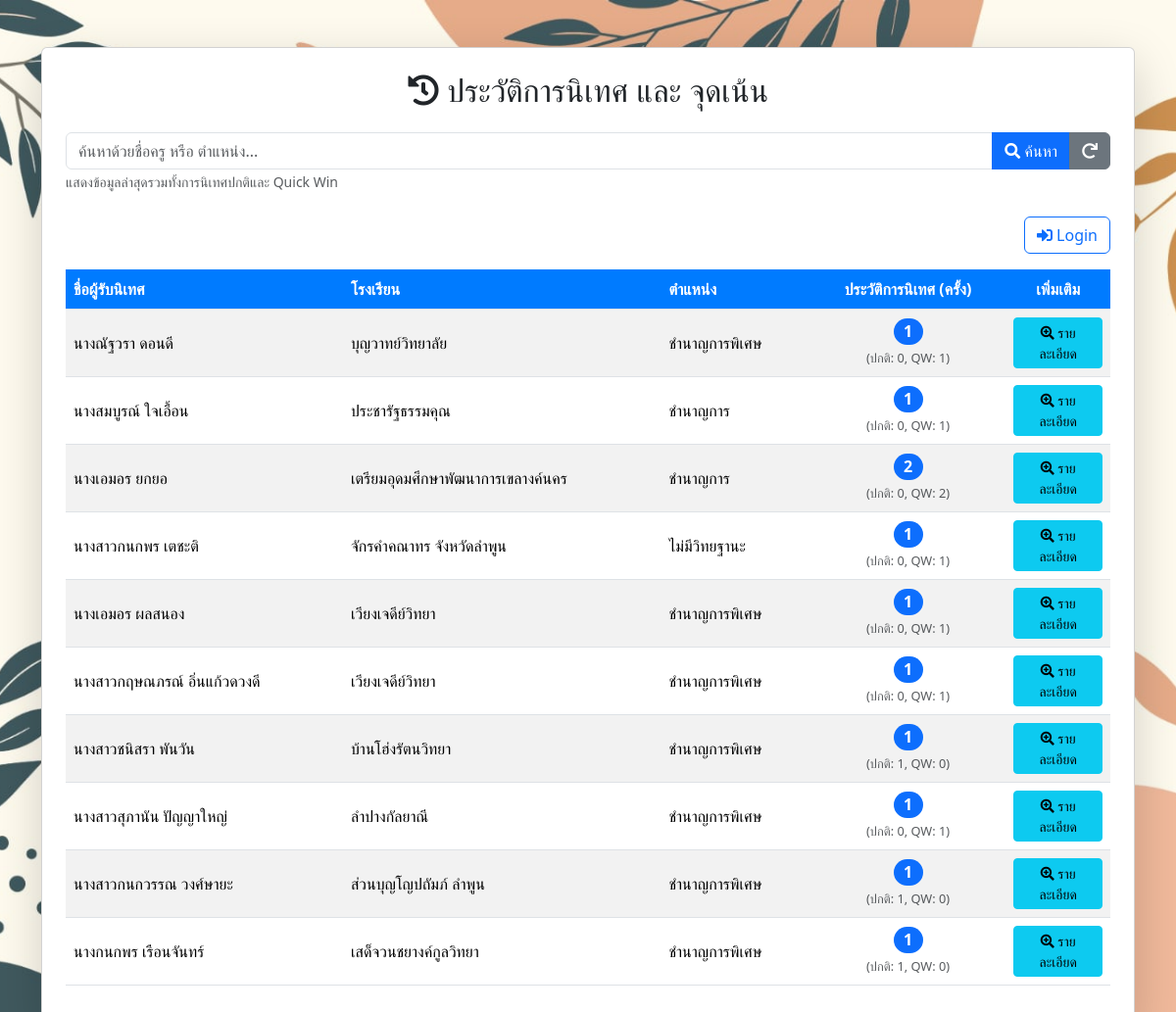
The page /history.php on the database its author committed.
### tables this page shows
CREATE TABLE `teacher` (
  `t_pid` varchar(13) NOT NULL,
  `school_id` int DEFAULT NULL,
  `prefix_id` varchar(3) DEFAULT NULL,
  `PrefixName` varchar(100) DEFAULT NULL,
  `fname` varchar(100) DEFAULT NULL,
  `lname` varchar(100) DEFAULT NULL,
  `adm_rank_id` int DEFAULT NULL,
  `adm_name` varchar(100) DEFAULT NULL,
  `learning_group_id` int DEFAULT NULL,
  `learning_group` varchar(255) DEFAULT NULL,
  `major_subject` varchar(255) DEFAULT NULL
);

CREATE TABLE `school` (
  `school_id` int DEFAULT NULL,
  `SchoolName` varchar(255) DEFAULT NULL,
  `SchoolGroup` int DEFAULT NULL
);

### history.php (the view, shortened to what this page needs)
<?php
require_once 'config/db_connect.php';
$search_name = isset($_GET['search_name']) ? trim($_GET['search_name']) : '';
$results = [];
$sql = "SELECT
            t.t_pid AS teacher_t_pid,
            CONCAT(IFNULL(t.PrefixName,''), t.fname, ' ', t.lname) AS teacher_full_name,
            t.adm_name AS teacher_position,
            s_school.SchoolName AS t_school,
            -- นับจำนวนการนิเทศปกติ
            (SELECT COUNT(*) FROM supervision_sessions WHERE teacher_t_pid = t.t_pid) AS count_normal,
            -- นับจำนวน Quick Win
            (SELECT COUNT(*) FROM quick_win WHERE t_id = t.t_pid) AS count_quickwin,
            -- หาวันที่ล่าสุด (เปรียบเทียบระหว่าง ปกติ กับ Quick Win)
            GREATEST(
                IFNULL((SELECT MAX(supervision_date) FROM supervision_sessions WHERE teacher_t_pid = t.t_pid), '0000-00-00'),
                IFNULL((SELECT MAX(supervision_date) FROM quick_win WHERE t_id = t.t_pid), '0000-00-00')
            ) AS latest_date
        FROM teacher t
        LEFT JOIN school s_school ON t.school_id = s_school.school_id
        WHERE
            -- เงื่อนไข: ต้องมีประวัติอย่างใดอย่างหนึ่ง
            (
                t.t_pid IN (SELECT teacher_t_pid FROM supervision_sessions)
                OR
                t.t_pid IN (SELECT t_id FROM quick_win)
            )
        ";
$sql .= " ORDER BY latest_date DESC";
if (empty($search_name)) {
    $sql .= " LIMIT 10";
}
$stmt = $conn->prepare($sql);
$stmt->execute();
$result = $stmt->get_result();
if ($result->num_rows > 0) {
    while ($row = $result->fetch_assoc()) {
        $results[] = $row;
    }
}
?>
<!DOCTYPE html>
<html lang="th">
<head>
    <link href="https://cdn.jsdelivr.net/npm/bootstrap@5.3.3/dist/css/bootstrap.min.css" rel="stylesheet">
    <link rel="stylesheet" href="https://cdnjs.cloudflare.com/ajax/libs/font-awesome/5.15.4/css/all.min.css">
    <link rel="stylesheet" href="css/styles.css">
</head>
<body>
    <div class="container mt-5">
        <div class="card shadow-lg p-4">
            <h2 class="card-title text-center mb-4">
                <i class="fas fa-history"></i> ประวัติการนิเทศ และ จุดเน้น
            </h2>
            <form method="GET" action="history.php" class="mb-4">
                <div class="input-group">
                    <input type="text" class="form-control" placeholder="ค้นหาด้วยชื่อครู หรือ ตำแหน่ง..." name="search_name" value="<?php echo htmlspecialchars($search_name); ?>">
                    <button class="btn btn-primary" type="submit"><i class="fas fa-search"></i> ค้นหา</button>
                    <a href="history.php" class="btn btn-secondary" title="แสดงรายการทั้งหมด">
                        <i class="fas fa-redo"></i>
                    </a>
                </div>
                <small class="form-text text-muted">แสดงข้อมูลล่าสุดรวมทั้งการนิเทศปกติและ Quick Win</small>
            </form>
            <?php if (isset($_SESSION['is_logged_in']) && $_SESSION['is_logged_in'] === true): ?>
                <div class="d-flex justify-content-end align-items-center mb-3 gap-2">
                    <a href="supervision_start.php" class="btn btn-success">
                        <i class="fas fa-plus-circle"></i> บันทึกการนิเทศ
                    </a>
                    <a href="graphs/satisfaction_dashboard.php" class="btn btn-info">
                        <i class="fas fa-chart-pie"></i> Dashboard
                    </a>
                    <a href="logout.php" class="btn btn-danger">
                        <i class="fas fa-sign-out-alt"></i> ออกจากระบบ
                    </a>
                </div>
            <?php else: ?>
                <div class="d-flex justify-content-end align-items-center mb-3">
                    <a href="login.php" class="btn btn-outline-primary">
                        <i class="fas fa-sign-in-alt"></i> Login
                    </a>
                </div>
            <?php endif; ?>
            <div class="table-responsive">
                <table class="table table-striped table-hover table-custom align-middle">
                    <thead>
                        <tr>
                            <th scope="col">ชื่อผู้รับนิเทศ</th>
                            <th scope="col">โรงเรียน</th>
                            <th scope="col">ตำแหน่ง</th>
                            <th scope="col" class="text-center">ประวัติการนิเทศ (ครั้ง)</th>
                            <th scope="col" class="text-center" style="width: 10%;">เพิ่มเติม</th>
                        </tr>
                    </thead>
                    <tbody>
                        <?php if (empty($results)) : ?>
                            <tr>
                                <td colspan="6" class="text-center text-danger fw-bold">
                                    <?php echo !empty($search_name) ? "ไม่พบข้อมูลที่ตรงกับการค้นหา: \"" . htmlspecialchars($search_name) . "\"" : "ไม่พบประวัติการนิเทศในระบบ"; ?>
                                </td>
                            </tr>
                        <?php else : ?>
                            <?php foreach ($results as $row) :
                                $total_count = $row['count_normal'] + $row['count_quickwin'];
                            ?>
                                <tr>
                                    <td><?php echo htmlspecialchars($row['teacher_full_name']); ?></td>
                                    <td><?php echo htmlspecialchars($row['t_school']); ?></td>
                                    <td><?php echo htmlspecialchars($row['teacher_position']); ?></td>
                                    <td class="text-center">
                                        <span class="badge bg-primary rounded-pill fs-6"><?php echo $total_count; ?></span>
                                        <br>
                                        <small class="text-muted" style="font-size: 0.8rem;">
                                            (ปกติ: <?php echo $row['count_normal']; ?>, QW: <?php echo $row['count_quickwin']; ?>)
                                        </small>
                                    </td>
                                    <td class="text-center">
                                        <form action="session_details.php" method="POST" style="display: inline;">
                                            <button type="submit" class="btn btn-sm btn-info" title="ดูรายละเอียดประวัติทั้งหมด">
                                                <i class="fas fa-search-plus"></i> รายละเอียด
                                            </button>
                                        </form>
                                    </td>
                                </tr>
                            <?php endforeach; ?>
                        <?php endif; ?>
                    </tbody>
                </table>
            </div>
        </div>
    </div>
</body>
</html>

### css/styles.css (style rules this page uses)
body { background-image: url('../images/bg001.jpg'); background-size: cover; background-repeat: no-repeat; background-position: center center; background-attachment: fixed; background-color: #f8f9fa; }

### history.php (style rules this page uses)
.table-custom th { background-color: #007bff; color: white; vertical-align: middle; }
.table-custom td { vertical-align: middle; }

### rows shown on the page
teacher: teacher_full_name "นางณัฐวรา ดอนดี", school.SchoolName "บุญวาทย์วิทยาลัย", adm_name "ชำนาญการพิเศษ", total_count "1", count_normal "0", count_quickwin "1"
teacher: teacher_full_name "นางสมบูรณ์ ใจเอื้อน", school.SchoolName "ประชารัฐธรรมคุณ", adm_name "ชำนาญการ", total_count "1", count_normal "0", count_quickwin "1"
teacher: teacher_full_name "นางเอมอร ยกยอ", school.SchoolName "เตรียมอุดมศึกษาพัฒนาการเขลางค์นคร", adm_name "ชำนาญการ", total_count "2", count_normal "0", count_quickwin "2"
teacher: teacher_full_name "นางสาวกนกพร เตชะติ", school.SchoolName "จักรคำคณาทร จังหวัดลำพูน", adm_name "ไม่มีวิทยฐานะ", total_count "1", count_normal "0", count_quickwin "1"
teacher: teacher_full_name "นางเอมอร ผลสนอง", school.SchoolName "เวียงเจดีย์วิทยา", adm_name "ชำนาญการพิเศษ", total_count "1", count_normal "0", count_quickwin "1"
teacher: teacher_full_name "นางสาวกฤษณภรณ์ อิ่นแก้วดวงดี", school.SchoolName "เวียงเจดีย์วิทยา", adm_name "ชำนาญการพิเศษ", total_count "1", count_normal "0", count_quickwin "1"
teacher: teacher_full_name "นางสาวชนิสรา พันวัน", school.SchoolName "บ้านโฮ่งรัตนวิทยา", adm_name "ชำนาญการพิเศษ", total_count "1", count_normal "1", count_quickwin "0"
teacher: teacher_full_name "นางสาวสุภานัน ปัญญาใหญ่", school.SchoolName "ลำปางกัลยาณี", adm_name "ชำนาญการพิเศษ", total_count "1", count_normal "0", count_quickwin "1"
teacher: teacher_full_name "นางสาวกนกวรรณ วงศ์ษายะ", school.SchoolName "ส่วนบุญโญปถัมภ์ ลำพูน", adm_name "ชำนาญการพิเศษ", total_count "1", count_normal "1", count_quickwin "0"
teacher: teacher_full_name "นางกนกพร เรือนจันทร์", school.SchoolName "เสด็จวนชยางค์กูลวิทยา", adm_name "ชำนาญการพิเศษ", total_count "1", count_normal "1", count_quickwin "0"
